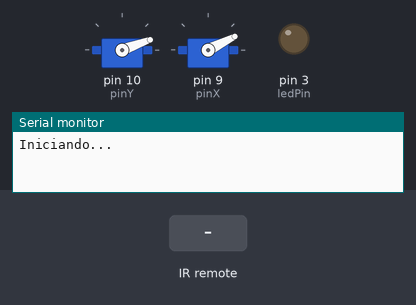
Recording of a sketch running on a simulated Arduino Uno, built with avr-gcc and run on an emulated ATmega328P. Parts: 2 × servo, output pins drawn as LEDs (lit = HIGH), the last lines printed to the serial monitor. The test bench sets the inputs (shaded band). Random numbers use the default seed unless the sketch sets one.

Above: at 1.2 s.
1.3 s: infrared code 0xE31CFF00 received
At 3.5 s:
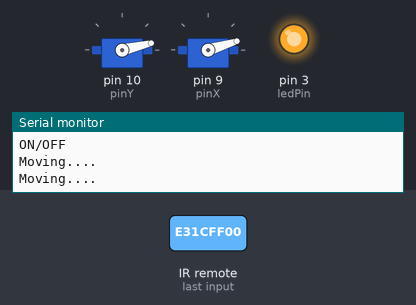
At 8.0 s:
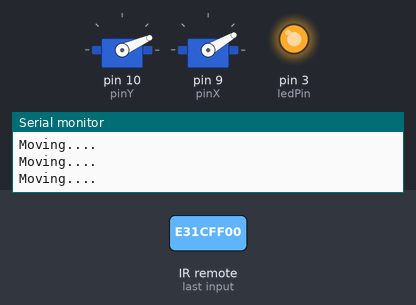
Timing chart, 0 to 57.2 s (numbered marks = the images above; inputs shaded):
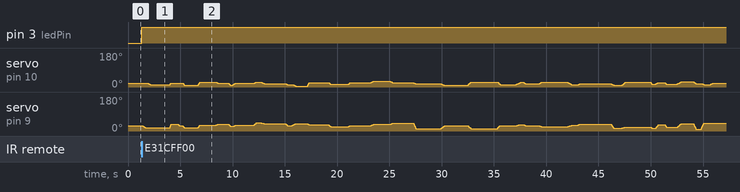

The sketch:

laser_cat_v02.ino
```cpp
// #include <ESP32Servo.h>
#include <Servo.h>

// #include <IRrecv.h>
#include <IRremote.h>
int pinSensor = 8;
boolean ligado = false;
IRrecv irrecv(8);
decode_results results;

int ledPin = 3;

// X servo angle will stay in [min_x, max_x] range
// Y servo angle will stay in [min_y, max_y] range
// to be ajsuted to the size of your living room

float min_x = 5;
float max_x = 50;
float min_y = 5;
float max_y = 35;
int min_freeze = 200;
int max_freeze = 3000;
float minimal_movement = 5;

// finding center of square for starting point
int random_delay;
unsigned long startMillis;
unsigned long result;
float x_position = min_x + (max_x - min_x)/2;
float y_position = min_y + (max_y - min_y)/2;
float x_old_position = x_position;
float y_old_position = y_position;
float x_new_position;
float y_new_position;
float x_speed;
float y_speed;
int movement_time;
int moviment_speed;

// Instantiating two servos
Servo x_servo;
Servo y_servo;
int pos = 0;

int pinY = 10;
int pinX = 9;

void setup() {
  y_servo.attach(pinY);  // attaches the y servo on pin 6 to the servo object
  x_servo.attach(pinX);  // attaches the x servo on pin 9 to the servo object

  Serial.begin(9600);

  //Place the servos in the center at the beginning
  y_servo.write(y_position);
  x_servo.write(x_position);

  pinMode(ledPin, OUTPUT);

  // inicializa IRReceiver
  irrecv.enableIRIn();  // Start the receiver

  startMillis = millis();
  Serial.println("Iniciando...");
}

void loop() {

    if (irrecv.decode()) {
      // Serial.print("Comando IR:");
      // Serial.println(irrecv.decodedIRData.decodedRawData, HEX);

      if (irrecv.decodedIRData.decodedRawData == 0xE31CFF00) {   // ok
        Serial.println("ON/OFF");
        ligado = !ligado;

        if (ligado) {
          digitalWrite(ledPin, HIGH);
        } else {
          digitalWrite(ledPin, LOW);
        }
      }
      delay(100);
      irrecv.resume();
    }

    if (ligado && (millis() - startMillis >= random_delay)) {
      Serial.println("Moving....");
      move_laser();
      startMillis = millis();
    }
}

void move_laser()
{
  random_delay = random(min_freeze, max_freeze);
  movement_time = random(20,60);
  moviment_speed = random(4,10);  // faixa de velocidade do movimento ? (quanto maior, mais lento) original: 10,40
  x_new_position = random(min_x+minimal_movement, max_x-minimal_movement);
  y_new_position = random(min_y+minimal_movement, max_y-minimal_movement);

  if( (y_new_position > y_old_position) && (abs(y_new_position - y_old_position) < 5 )) {
    y_new_position = y_new_position + minimal_movement;
  }  else if ( (y_new_position < y_old_position) && (abs(y_new_position - y_old_position) < 5 )) {
    y_new_position = y_new_position - minimal_movement;
  }

  if( (x_new_position > x_old_position) && (abs(x_new_position - x_old_position) < 5 )) {
    x_new_position = x_new_position + minimal_movement;
  }  else if ( (x_new_position < x_old_position) && (abs(x_new_position - x_old_position) < 5 )) {
    x_new_position = x_new_position - minimal_movement;
  }

  x_speed = (x_new_position - x_old_position)/movement_time;
  y_speed = (y_new_position - y_old_position)/movement_time;
  for (pos = 0; pos < movement_time; pos += 1) {
      x_position = x_position + x_speed;
      y_position = y_position + y_speed;
      x_servo.write(x_position);
      y_servo.write(y_position);
    delay(moviment_speed);
  }
  x_old_position = x_new_position;
  y_old_position = y_new_position;
  //delay(random_delay);   // substituido por delay interno com receiver de IR
}
```
